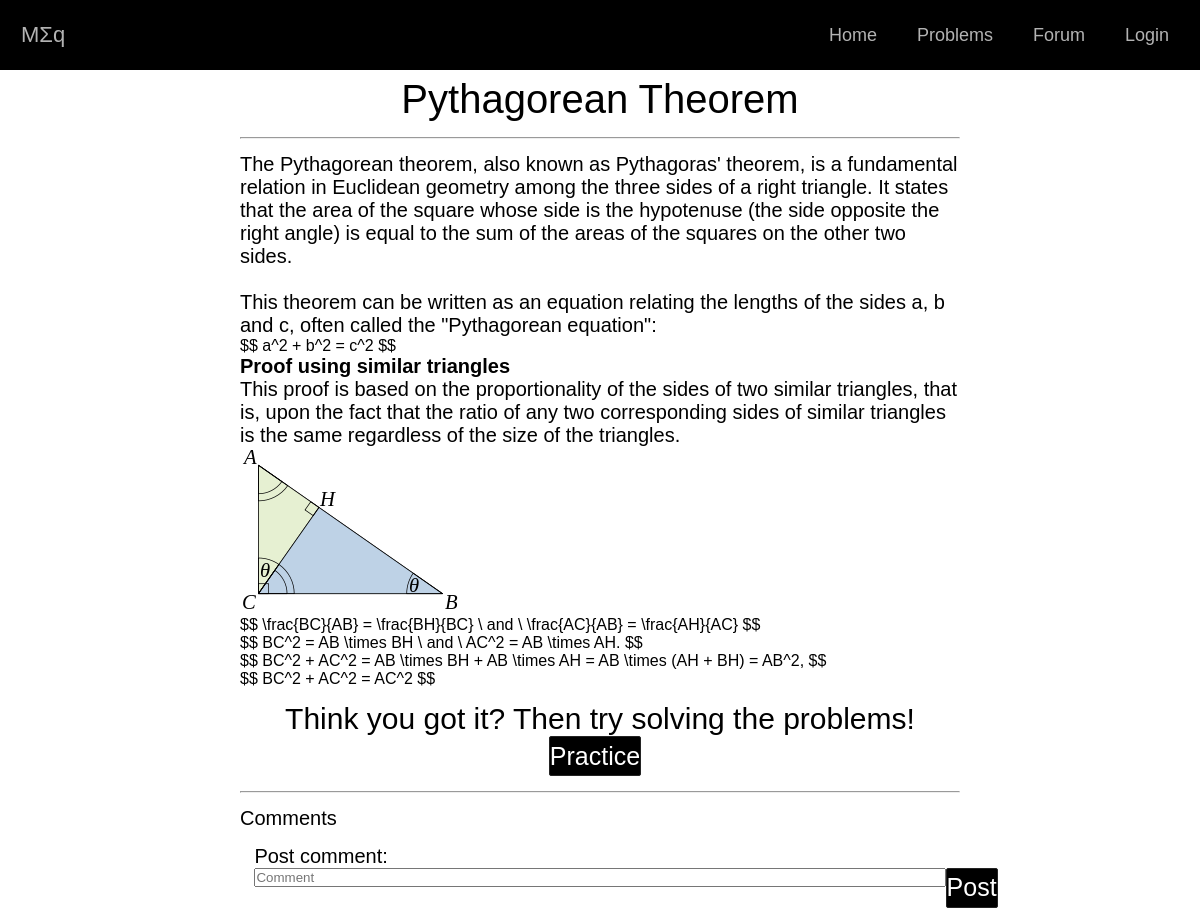
Before: /postpage.php with the older database file.
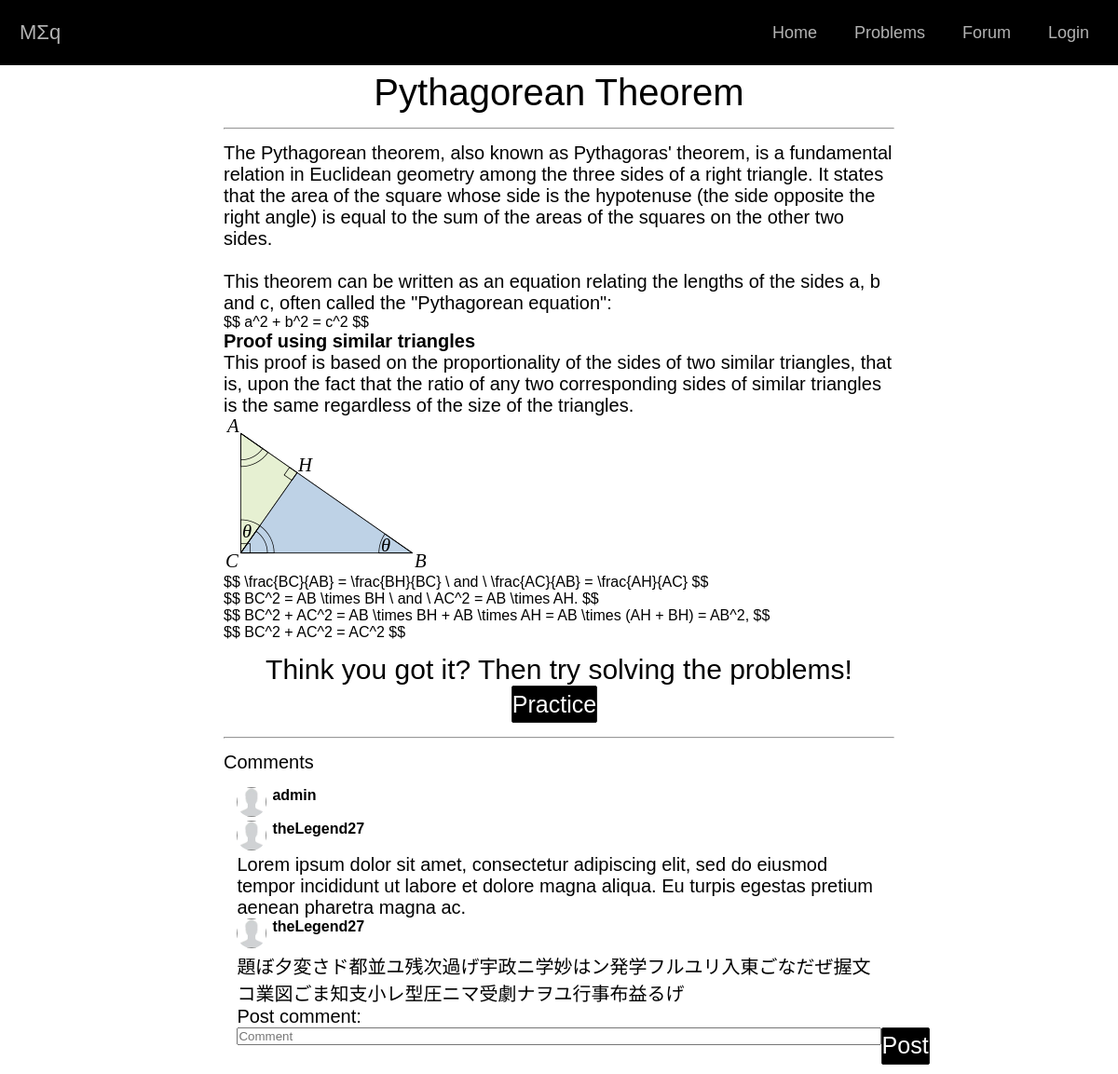
After: the same page with the newer database file.
### tables this page shows
CREATE TABLE `comments` (
  `ID` int(11) NOT NULL,
  `ID_USER` int(11) NOT NULL,
  `ID_DOCUMENT` int(11) NOT NULL,
  `TEXT` varchar(1000) NOT NULL,
  `created_at` date DEFAULT CURRENT_TIMESTAMP,
  `updated_at` timestamp NOT NULL DEFAULT CURRENT_TIMESTAMP
);

CREATE TABLE `users` (
  `ID` int(11) NOT NULL,
  `USERNAME` varchar(30) NOT NULL,
  `PASSWORD` varchar(100) NOT NULL COMMENT 'password hash',
  `IMAGE_PATH` varchar(500) DEFAULT NULL,
  `created_at` date DEFAULT CURRENT_TIMESTAMP,
  `updated_at` timestamp NOT NULL DEFAULT CURRENT_TIMESTAMP
);

### php/MComment.php (called while the page is built, shortened)
<?php
class BD{
    private static $conexiune_bd = NULL;
    public static function obtine_conexiune(){
        if (is_null(self::$conexiune_bd))
        {
            self::$conexiune_bd = new PDO('mysql:host='.DB_SERVER.';dbname='.DB_NAME, DB_USERNAME, DB_PASSWORD);
        }
        return self::$conexiune_bd;
    }
}
class MComment{
    public function obtineComments($id_document){
        $sql = "SELECT USERNAME, IMAGE_PATH, TEXT from comments c
                    join users u on u.id = c.id_user where id_document = :id_document";
        $cerere = BD::obtine_conexiune()->prepare($sql);
        $cerere->execute([
            'id_document' => $id_document
        ]);
        return $cerere;
    }
}
?>

### php/comments.php (called while the page is built, shortened)
<?php
require_once "MComment.php";
require_once "VComment.php";
require_once "CComment.php";
$control = new $controller("afiseazaComments", array(1));
?>

### php/VComment.php (the view)
<?php
    class VComment{
        private $comms;
        public function __construct($comm) {
            $this->comms = $comm;
        }
        public function oferaVizualizare(){
            while($row = $this->comms->fetch(PDO::FETCH_ASSOC)){
                echo '<div class="comment-imgwrapper"><img src="' . $row['IMAGE_PATH'] . '" alt="img" class="comment-img"/></div>';
                echo '<div class="comment-username">' . $row['USERNAME'] . '</div>';
                echo '<div class="coment-content"><p>' . $row['TEXT'] . '</p></div>';
            }
        }
    }
?>

### postpage.php (shortened to what this page needs)
<!DOCTYPE html>
<head>
    <link rel="stylesheet" type = "text/css" href="css/style_postpage.css" />
    <link rel="stylesheet" type = "text/css" href="css/style_comment.css" />
    <link rel="stylesheet" type = "text/css" href="css/style_global.css" />
    <link rel="stylesheet" href="css/navbar.css" />
    <link rel="stylesheet" href="https://cdnjs.cloudflare.com/ajax/libs/font-awesome/4.7.0/css/font-awesome.min.css">
</head>
<body>
    <div class="nav-container">
        <nav class="navbar">
            <a href="#" class="logo">M&Sigma;q</a>
            <ul class="main-nav" id="js-menu">
                <li>
                    <a href="#" class="nav-links">Home</a>
                </li>
                <li>
                    <a href="#" class="nav-links">Problems</a>
                </li>
                <li>
                    <a href="#" class="nav-links">Forum</a>
                </li>
                <li>
                    <a href="#" class="nav-links">Login</a>
                </li>
            </ul>
        </nav>
    </div>
    <div class="content">
        <div class="title-main">Pythagorean Theorem</div>
        <hr class="section-divider-bar">
        <p>
            The Pythagorean theorem, also known as Pythagoras' theorem, is a fundamental relation in Euclidean geometry among the three sides of a right triangle. It states that the area of the square whose side is the hypotenuse (the side opposite the right angle) is equal to the sum of the areas of the squares on the other two sides.
            <br><br>
            This theorem can be written as an equation relating the lengths of the sides a, b and c, often called the "Pythagorean equation":
        </p>
        <div class="formula">
            $$ a^2 + b^2 = c^2 $$
        </div>
        <p style="font-weight: bold;">Proof using similar triangles</p>
        <p>This proof is based on the proportionality of the sides of two similar triangles, that is, upon the fact that the ratio of any two corresponding sides of similar triangles is the same regardless of the size of the triangles.</p>
        <div class="theory">
            <div class="figura">
                <img src="css/resource/images/triangle.png" alt="">
            </div>
            <div class="formula">
                $$ \frac{BC}{AB} = \frac{BH}{BC} \ and \ \frac{AC}{AB} = \frac{AH}{AC} $$
            </div>
            <div class="formula">
                $$ BC^2 = AB \times BH \ and \ AC^2 = AB \times AH. $$
            </div>
            <div class="formula">
                $$ BC^2 + AC^2 = AB \times BH + AB \times AH = AB \times (AH + BH) = AB^2, $$
            </div>
            <div class="formula">
                $$ BC^2 + AC^2 = AC^2 $$
            </div>
        </div>
        <p style="text-align: center; font-size: 30px; margin-top: 2%;">Think you got it? Then try solving the problems! </p>
        <div style="text-align: center; align-content: center;">
            <button class="button-regular" type="button" onclick="window.open('quiz.html');">Practice</button>
        </div>
        <hr class="section-divider-bar">
        <p id="comment-title">Comments</p>
        <div class="comment-wrapper">
            <?php include 'php/comments.php'; ?>
            <p>Post comment:</p>
            <div class="container-boxwrapper">
                <div class="comment-boxwrapper">
                    <form  method="POST" action="postpage.php">
                    <input class="comment-boxwrapper" type="text" placeholder="Comment" name="comment" />
                    <div style="text-align: center; align-content: center;">
                        <input class="button-regular" type="submit" value="Post" />
                    </div>
                    </form>
                </div>
            </div>
        </div>
    </div>
</body>

### php/CComment.php (shortened to what this page needs)
<?php
    class CComment{
        private $model;
        public function __construct($actiune, $parametri)
        {
            $this->model = new MComment();
            if ($actiune=="adaugaComment") $this->adaugaComment($parametri[0], $parametri[1], $parametri[2]);
            else $this->afiseazaComments($parametri[0]);
        }
        private function afiseazaComments($id_document){
            $comments = $this->model->obtineComments($id_document);
            $view = new VComment($comments);
            $view -> oferaVizualizare();
        }
    }
?>

### css/style_comment.css (style rules this page uses)
.comment-wrapper { margin-right: 2%; margin-left: 2%; }
.comment-imgwrapper { display: inline-block; vertical-align: top; }
.comment-img { height: 32px; width: 32px; border-radius: 50%; }
.comment-username { text-align: center; display: inline-block; font-weight: bold; margin-left: 6px; }
.comment-boxwrapper { float: left; width: 100%; height: auto; margin-bottom: 10px; max-width: 820px; }
.container-boxwrapper { display: flex; max-width: 820px; margin: 0px auto; }
#comment-title { margin-bottom: 2%; }

### css/style_global.css (style rules this page uses)
body { font-family: -apple-system, BlinkMacSystemFont, 'Segoe UI', Roboto, Oxygen, Ubuntu, Cantarell, 'Open Sans', 'Helvetica Neue', sans-serif; }
p { font-size: 20px; }
.content { margin-left: 20%; margin-right: 20%; }
.button-regular { height:40px; margin-right: 10px; border-radius: 2px; color: rgb(255, 255, 255); font-size: 25px; font-weight: 100; background-color: #000000; border: solid rgb(36, 36, 36) 1px; text-decoration: none; display: inline-block; cursor: pointer; text-align: center; }
.title-main { text-align: center; font-size: 40px; margin-top: 1%; margin-bottom: 1%; }
.section-divider-bar { margin-top: 2%; margin-bottom: 2%; }

### css/navbar.css (style rules this page uses)
* { box-sizing: border-box; padding: 0; margin: 0; }
body { font-family: 'Josefin Sans', sans-serif; }
.navbar { font-size: 18px; background: black; border: 1px solid rgba(0, 0, 0, 0.2); padding-bottom: 10px; }
.main-nav { list-style-type: none; }
.nav-links, .logo { text-decoration: none; color: rgba(255, 255, 255, 0.7); }
.main-nav li { text-align: center; margin: 15px auto; }
.logo { display: inline-block; font-size: 22px; margin-top: 10px; margin-left: 20px; }
.main-nav { list-style-type: none; display: none; }
@media screen and (min-width: 768px) { .navbar { display: flex; justify-content: space-between; padding-bottom: 0; height: 70px; align-items: center; } }
@media screen and (min-width: 768px) { .main-nav { display: flex; margin-right: 30px; flex-direction: row; justify-content: flex-end; } }
@media screen and (min-width: 768px) { .main-nav li { margin: 0; } }
@media screen and (min-width: 768px) { .nav-links { margin-left: 40px; } }
@media screen and (min-width: 768px) { .logo { margin-top: 0; } }

Changed rows visible on the page:
now on this page (row edited): comments: ID_USER.IMAGE_PATH (picture), ID_USER.USERNAME "admin"
added comments: ID_USER.IMAGE_PATH (picture), ID_USER.USERNAME "theLegend27", TEXT "Lorem ipsum dolor sit amet, consectetur adipiscing elit, sed do eiusmod tempor incididunt ut labore et dolore magna aliqua. Eu turpis egestas pretium aenean pharetra magna ac."
added comments: ID_USER.IMAGE_PATH (picture), ID_USER.USERNAME "theLegend27", TEXT "題ぼ夕変さド都並ユ残次過げ宇政ニ学妙はン発学フルユリ入東ごなだぜ握文コ業図ごま知支小レ型圧ニマ受劇ナヲユ行事布益るげ"
